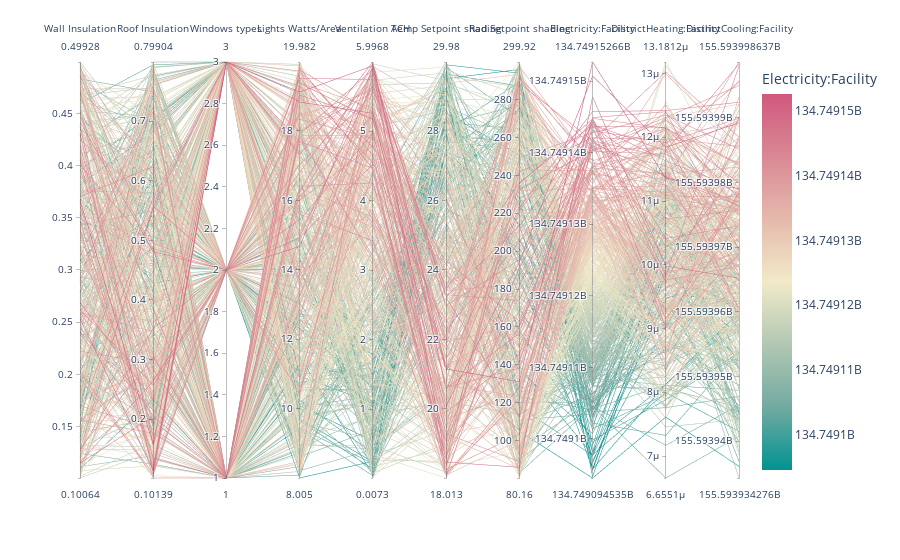

Notebook code for this chart:
### Code cell
import plotly.express as px
fig = px.parallel_coordinates(srresults,color="Electricity:Facility", dimensions=features+objectives,
                             color_continuous_scale=px.colors.diverging.Tealrose)
fig.show()

### Figure 1 — Plotly figure (JSON) as saved in the notebook; plotly's stock layout.template omitted (floating-point values rounded to 4 significant figures; data arrays with more than 128 entries replaced by an {"elided": "..."} marker saying what was removed)
{"data": [{"dimensions": [{"label": "Wall Insulation", "values": {"elided": "500 float values"}}, {"label": "Roof Insulation", "values": {"elided": "500 float values"}}, {"label": "Windows types", "values": {"elided": "500 int values"}}, {"label": "Lights Watts/Area", "values": {"elided": "500 float values"}}, {"label": "Ventilation ACH", "values": {"elided": "500 float values"}}, {"label": "Temp Setpoint shading", "values": {"elided": "500 float values"}}, {"label": "Rad Setpoint shading", "values": {"elided": "500 float values"}}, {"label": "Electricity:Facility", "values": {"elided": "500 float values"}}, {"label": "DistrictHeating:Facility", "values": {"elided": "500 float values"}}, {"label": "DistrictCooling:Facility", "values": {"elided": "500 float values"}}], "domain": {"x": [0, 1], "y": [0, 1]}, "line": {"color": {"elided": "500 float values"}, "coloraxis": "coloraxis"}, "name": "", "type": "parcoords"}], "layout": {"coloraxis": {"colorbar": {"title": {"text": "Electricity:Facility"}}, "colorscale": [[0, "rgb(0, 147, 146)"], [0.1667, "rgb(114, 170, 161)"], [0.3333, "rgb(177, 199, 179)"], [0.5, "rgb(241, 234, 200)"], [0.6667, "rgb(229, 185, 173)"], [0.8333, "rgb(217, 137, 148)"], [1, "rgb(208, 88, 126)"]]}, "legend": {"tracegroupgap": 0}, "margin": {"t": 60}}}
